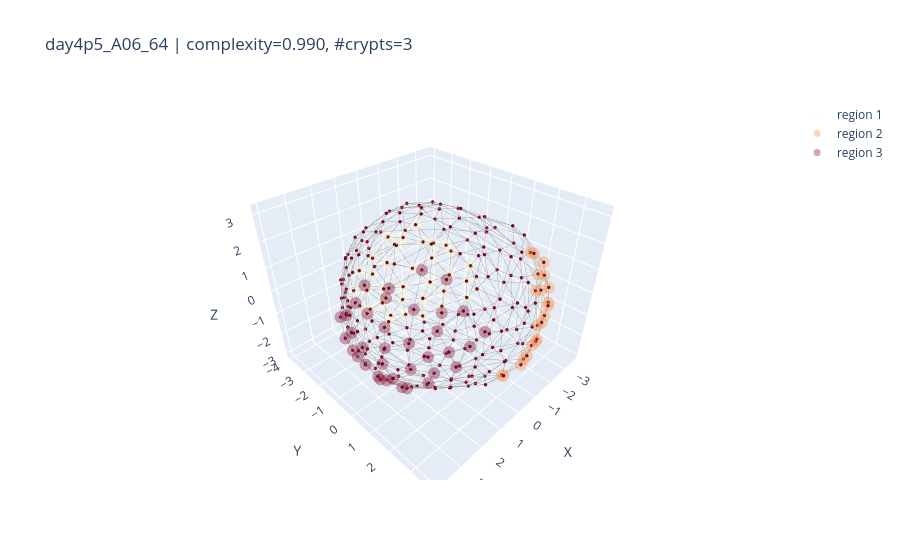

Notebook source saved alongside this figure:
### Code cell
import numpy as np

def plot_random_samples_by_filters(
    results,
    k=3,
    n_crypts=None,                 # e.g. 3 for exact match
    n_crypts_range=None,           # e.g. (2, 5) inclusive; ignored if n_crypts is set
    complexity_range=None,         # e.g. (0.2, 0.6) inclusive
    seed=None,
    node_size=2,
    colorscale='YlOrRd'
):
    """
    Pool across all timepoints, filter by #crypts and complexity, sample k organoids, and plot.

    Parameters
    ----------
    results : dict
        Your per-timepoint results structure.
    k : int
        Number of random samples to plot (pooled across timepoints).
    n_crypts : int or None
        Exact number of crypts to match. If provided, overrides n_crypts_range.
    n_crypts_range : (int, int) or None
        Inclusive range for number of crypts; ignored if n_crypts is not None.
    complexity_range : (float, float) or None
        Inclusive range for complexity. If None, no complexity filtering.
    seed : int or None
        Seed for reproducible sampling. If None, sampling is unseeded.
    node_size : int
        Passed to plot_organoid_graph.
    colorscale : str
        Passed to add_region_overlays for crypts overlay.
    """
    # Gather all candidates as (tp, idx) pairs after filtering
    candidates = []
    for tp, d in results.items():
        comp_arr   = d.get("complexity", [])
        crypts_all = d.get("crypts_all", [])
        N = min(len(comp_arr), len(crypts_all))
        for i in range(N):
            cval = comp_arr[i]
            if cval is None or (isinstance(cval, float) and np.isnan(cval)):
                continue

            n_cr = len(crypts_all[i]) if crypts_all[i] is not None else 0

            # Filter by number of crypts
            if n_crypts is not None:
                if n_cr != int(n_crypts):
                    continue
            elif n_crypts_range is not None:
                lo, hi = n_crypts_range
                if not (lo <= n_cr <= hi):
                    continue

            # Filter by complexity
            if complexity_range is not None:
                clo, chi = complexity_range
                if not (clo <= float(cval) <= chi):
                    continue

            candidates.append((tp, i))

    if not candidates:
        msg = "No organoids match the filters"
        parts = []
        if n_crypts is not None: parts.append(f"#crypts == {n_crypts}")
        elif n_crypts_range is not None: parts.append(f"{n_crypts_range[0]} ≤ #crypts ≤ {n_crypts_range[1]}")
        if complexity_range is not None: parts.append(f"{complexity_range[0]} ≤ complexity ≤ {complexity_range[1]}")
        if parts: msg += f" ({', '.join(parts)})."
        print(msg)
        return

    if seed is not None:
        np.random.seed(seed)

    choose_k = min(k, len(candidates))
    sel_idxs = np.random.choice(len(candidates), size=choose_k, replace=False)

    for j in sel_idxs:
        tp, i = candidates[j]
        d = results[tp]

        G = d['cell_graphs_all'][i]
        proj_points = np.array([G.nodes[n]["proj_point"] for n in G.nodes])
        HKS = np.array([G.nodes[n]["hks"] for n in G.nodes])

        fig = plot_organoid_graph(
            proj_points,
            G,
            HKS[:, 0],
            node_size=node_size
        )
        # crypts overlay
        add_region_overlays(fig, proj_points, d['crypts_all'][i], colorscale=colorscale)
        # villus overlay
        # add_region_overlays(fig, d['centroids_all'][i], [d['villus_all'][i]])

        # Optional: annotate for context
        try:
            cval = float(d['complexity'][i])
            n_cr = len(d['crypts_all'][i]) if d['crypts_all'][i] is not None else 0
            fig.update_layout(title=f"{d['label_uid'][i]} | complexity={cval:.3f}, #crypts={n_cr}")
        except Exception:
            pass

        fig.show()



# ---- Example calls ----
# Exact #crypts = 3, any complexity:
plot_random_samples_by_filters(results, k=3, n_crypts=3, complexity_range=(-1, 1))

# #crypts in [2,5] and complexity in [0.2, 0.6]:
# plot_random_samples_by_filters(results, k=4, n_crypts_range=(2,5), complexity_range=(0.2, 0.6))

### Figure 1 — Plotly figure (JSON) as saved in the notebook; plotly's stock layout.template omitted (floating-point values rounded to 4 significant figures; data arrays with more than 128 entries replaced by an {"elided": "..."} marker saying what was removed)
{"data": [{"hoverinfo": "skip", "line": {"color": "rgba(120,120,120,0.75)", "width": 1}, "mode": "lines", "showlegend": false, "type": "scatter3d", "x": {"elided": "2298 float values"}, "y": {"elided": "2298 float values"}, "z": {"elided": "2298 float values"}}, {"hoverinfo": "skip", "marker": {"cmax": 0.08523, "cmid": 0, "cmin": -0.08523, "color": {"elided": "257 float values"}, "colorscale": [[0, "rgb(5,48,97)"], [0.1, "rgb(33,102,172)"], [0.2, "rgb(67,147,195)"], [0.3, "rgb(146,197,222)"], [0.4, "rgb(209,229,240)"], [0.5, "rgb(247,247,247)"], [0.6, "rgb(253,219,199)"], [0.7, "rgb(244,165,130)"], [0.8, "rgb(214,96,77)"], [0.9, "rgb(178,24,43)"], [1, "rgb(103,0,31)"]], "line": {"width": 0}, "size": 2}, "mode": "markers", "showlegend": false, "type": "scatter3d", "x": {"elided": "257 float values"}, "y": {"elided": "257 float values"}, "z": {"elided": "257 float values"}}, {"hoverinfo": "skip", "marker": {"color": "rgb(255, 255, 204)", "size": 7}, "mode": "markers", "name": "region 1", "opacity": 0.35, "showlegend": true, "type": "scatter3d", "x": [-1.404, -2.398, -3.045, -2.692, -1.201, -0.8835, -0.6404, -2.152, 0.309, -1.789, -1.869, -0.9927, -0.04237, -2.59, 0.7522, -2.885, -1.332, -0.4377, -2.372, 1.253, -3.26, -3.044, 0.4502, -2.005, -2.691, -0.0066, -0.1015, -0.9521, 1.252, -3.484, -3.198, 0.6472, -0.1868, -1.617], "y": [-3.847, -3.242, -2.476, -2.898, -2.073, -3.734, -2.552, -1.822, -2.563, -2.66, -3.116, -3.118, -3.362, -2.136, -3.169, -1.033, -3.446, -3.707, -2.784, -3.164, -1.405, -2.245, -3.701, -3.536, -3.003, -2.793, -3.961, -3.998, -3.475, -1.406, -2.319, -3.818, -3.977, -3.637], "z": [-0.2246, -0.2048, -0.3235, -0.2425, -2.959, 0.4322, -2.824, -2.797, -2.691, -2.613, 0.8579, -2.506, -2.312, -2.355, -2.116, -2.288, -2.143, -1.942, -2.067, -1.676, -1.783, -1.744, -1.576, -1.51, -1.039, -2.663, -1.133, -0.9538, -1.072, -1.09, -0.6064, -0.5559, -0.3951, 0.157]}, {"hoverinfo": "skip", "marker": {"color": "rgb(253, 141, 60)", "size": 7}, "mode": "markers", "name": "region 2", "opacity": 0.35, "showlegend": true, "type": "scatter3d", "x": [-3.044, -2.215, -1.207, -3.023, -1.784, -2.729, -0.08491, -3.007, -1.819, -2.418, -1.177, -1.553, -0.8722, 0.6, -2.21, -1.801, -0.159, -0.4284, -1.402, -1.143, -2.141], "y": [2.148, 3.175, 3.594, 2.155, 3.412, 2.569, 3.036, 1.721, 3.298, 2.638, 3.387, 3.182, 3.335, 3.553, 2.916, 2.575, 3.672, 3.688, 3.389, 3.558, 3.16], "z": [-0.4118, 0.02636, -0.04484, 0.3482, 0.24, 0.6219, -2.072, 1.084, 0.9144, 1.326, 1.166, -1.544, -1.642, -1.233, -1.151, 1.91, -1.185, -0.9525, -1.128, -0.7596, -0.5256]}, {"hoverinfo": "skip", "marker": {"color": "rgb(128, 0, 38)", "size": 7}, "mode": "markers", "name": "region 3", "opacity": 0.35, "showlegend": true, "type": "scatter3d", "x": [3.7, 3.888, 2.89, 3.869, 3.764, 3.861, 2.338, 3.423, 3.974, 3.597, 3.931, 3.747, 3.045, 2.541, 1.981, 3.765, 3.346, 1.52, 3.571, 2.68, 3.555, 3.604, 3.19, 3.196, 3.068, 3.179, 2.412, 1.91, 2.953, 2.896, 2.989, 3.523, 3.374, 1.823, 3.612, 3.794, 2.129], "y": [1.763, 0.7081, 2.672, 0.07456, -0.4426, 1.533, 3.026, 2.261, 0.7856, -0.8238, 0.2308, 1.555, 2.585, 2.913, 3.206, -0.1866, 2.137, 3.343, 1.383, 2.58, 0.05913, 0.6741, 1.055, 0.8117, 1.655, 0.07106, 2.486, 2.837, 1.945, 2.441, 0.967, 0.9028, 1.775, 2.092, -0.08832, 1.172, 1.421], "z": [-0.4, -0.4325, -0.09851, -0.2651, -0.1532, 0.156, 0.003819, 0.1403, 0.3816, 0.3965, 0.5902, 0.7103, 0.581, 0.6529, 0.6907, 0.9331, 0.9997, 1.042, 1.265, 1.305, 1.409, 1.383, 1.913, -1.545, -1.373, 1.862, 1.747, 1.727, 1.863, -0.6751, 2.105, -1.187, -0.9964, 2.382, -0.8094, -0.6659, 2.53]}], "layout": {"scene": {"aspectmode": "data", "xaxis": {"title": {"text": "X"}}, "yaxis": {"title": {"text": "Y"}}, "zaxis": {"title": {"text": "Z"}}}, "title": {"text": "day4p5_A06_64 | complexity=0.990, #crypts=3"}}}
